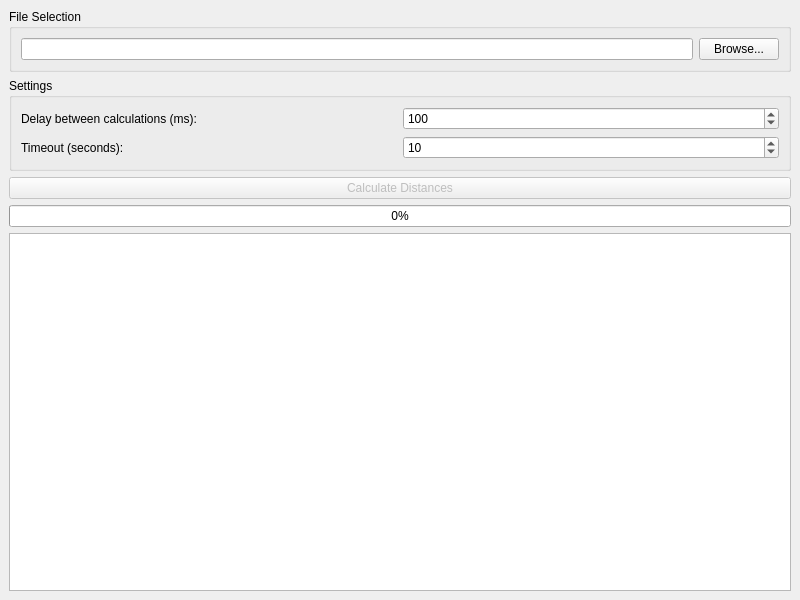
<?xml version="1.0" encoding="UTF-8"?>
<ui version="4.0">
 <class>EuclideanDistanceCalculator</class>
 <widget class="QMainWindow" name="EuclideanDistanceCalculator">
  <property name="geometry">
   <rect>
    <x>0</x>
    <y>0</y>
    <width>800</width>
    <height>600</height>
   </rect>
  </property>
  <property name="windowTitle">
   <string>Euclidean Distance Calculator</string>
  </property>
  <widget class="QWidget" name="centralwidget">
   <layout class="QVBoxLayout" name="verticalLayout">
    <item>
     <widget class="QGroupBox" name="groupBox">
      <property name="title">
       <string>File Selection</string>
      </property>
      <layout class="QHBoxLayout" name="horizontalLayout">
       <item>
        <widget class="QLineEdit" name="file_path_edit">
         <property name="readOnly">
          <bool>true</bool>
         </property>
        </widget>
       </item>
       <item>
        <widget class="QPushButton" name="browse_button">
         <property name="text">
          <string>Browse...</string>
         </property>
        </widget>
       </item>
      </layout>
     </widget>
    </item>
    <item>
     <widget class="QGroupBox" name="groupBox_2">
      <property name="title">
       <string>Settings</string>
      </property>
      <layout class="QGridLayout" name="gridLayout">
       <item row="0" column="0">
        <widget class="QLabel" name="label">
         <property name="text">
          <string>Delay between calculations (ms):</string>
         </property>
        </widget>
       </item>
       <item row="0" column="1">
        <widget class="QSpinBox" name="delay_spin">
         <property name="minimum">
          <number>0</number>
         </property>
         <property name="maximum">
          <number>10000</number>
         </property>
         <property name="value">
          <number>100</number>
         </property>
        </widget>
       </item>
       <item row="1" column="0">
        <widget class="QLabel" name="label_2">
         <property name="text">
          <string>Timeout (seconds):</string>
         </property>
        </widget>
       </item>
       <item row="1" column="1">
        <widget class="QSpinBox" name="timeout_spin">
         <property name="minimum">
          <number>1</number>
         </property>
         <property name="maximum">
          <number>60</number>
         </property>
         <property name="value">
          <number>10</number>
         </property>
        </widget>
       </item>
      </layout>
     </widget>
    </item>
    <item>
     <widget class="QPushButton" name="calculate_button">
      <property name="enabled">
       <bool>false</bool>
      </property>
      <property name="text">
       <string>Calculate Distances</string>
      </property>
     </widget>
    </item>
    <item>
     <widget class="QProgressBar" name="progress_bar">
      <property name="value">
       <number>0</number>
      </property>
      <property name="alignment">
       <set>Qt::AlignCenter</set>
      </property>
     </widget>
    </item>
    <item>
     <widget class="QTextEdit" name="log_text">
      <property name="readOnly">
       <bool>true</bool>
      </property>
     </widget>
    </item>
   </layout>
  </widget>
 </widget>
 <resources/>
 <connections/>
</ui>
